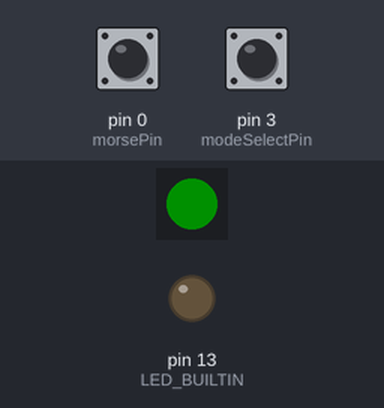
This sketch was run on a simulated Arduino Leonardo, built with avr-gcc and run on an emulated ATmega32U4. On the bench: 1 RGB LEDs in strip order, left to right, output pins drawn as LEDs (lit = HIGH). The test bench sets the inputs (shaded band); at power-on: pin 0 (morsePin) HIGH, pin 3 (modeSelectPin) HIGH. Dim RGB values are drawn brighter than linear; USB keyboard and mouse output is not drawn.

Above: at 1.2 s.
1.3 s: pin 0 (morsePin) pulled LOW for 0.15 s
At 1.45 s:
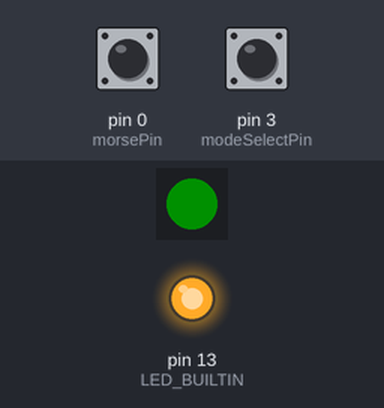
3.1 s: pin 0 (morsePin) pulled LOW for 3.2 s
At 7.0 s:
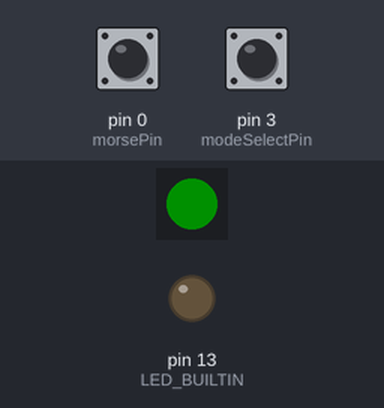
Timing chart, 0 to 8.5 s (numbered marks = the images above; inputs shaded):
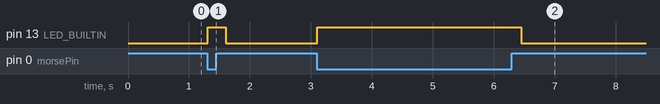

Measured:
- after the input at 1.3 s, pin 13 (LED_BUILTIN): LOW → HIGH at once, → LOW 0.30 s later
- after the input at 3.1 s, pin 13 (LED_BUILTIN): LOW → HIGH at once, → LOW 3.4 s later

The sketch:

morsekey_controller.ino
```cpp
/*
   When morse key is pressed, hold down spacebar
   When morse key is released, release spacebar

   Start countdown when key is pressed
   if x milliseconds have passed, send single 'E' character to submit letter
*/
#include <Keyboard.h>
#include <Mouse.h>
#include <Bounce2.h>
#include <Adafruit_DotStar.h>
#include <SPI.h>

#define KEY_SPACE 0x20

// DotStar definitions
#define NUMPIXELS 1 // Number of LEDs in strip
#define DATAPIN   7
#define CLOCKPIN   8

const byte morsePin = 0;                   // Pin connected to morse key
const byte modeSelectPin = 3;              // Pin connected to selection switch (mouse vs. keyboard)

boolean timerStarted = false;              // Flag to start the countdown
boolean keyboardMode = true;               // Flag to indicate if keyboard or mouse is being emulated, some programs use one or the other
const unsigned long submissionDelay = 150; // Delay to send "e" indicating the end of the character in Submorse, ~150 to ~300 seems to work well
unsigned long releasedMillis = millis();   // Reference time for the countdown
Bounce morseButton = Bounce(morsePin, 5);  // Debounce the morse key
Adafruit_DotStar strip = Adafruit_DotStar(NUMPIXELS, DATAPIN, CLOCKPIN, DOTSTAR_BGR); // define onboard DotStar pixel


void setup() {
  // put your setup code here, to run once:
  pinMode(morsePin, INPUT_PULLUP);
  pinMode(modeSelectPin, INPUT_PULLUP);
  pinMode(LED_BUILTIN, OUTPUT);
  strip.begin();
  strip.show(); // Initialize all pixels to 'off'

  // check for mode
  if (digitalRead(modeSelectPin) == HIGH) {
    keyboardMode = true;
    strip.setPixelColor(0, 0x001000); // green
  } else {
    keyboardMode = false;
    strip.setPixelColor(0, 0x100010); // magenta-ish
  }
  if (keyboardMode) {
    Keyboard.begin();
  } else {
    Mouse.begin();
  }

  strip.show();

}

void loop() {
  // put your main code here, to run repeatedly:
  //delay(100);
  morseButton.update();

  if (morseButton.fell())
  {
    // Key is pressed, send spacebar
    digitalWrite(LED_BUILTIN, HIGH);
    if (keyboardMode) {

      Keyboard.press(KEY_SPACE);
    } else {
      Mouse.press(MOUSE_LEFT);
    }
    // Starts keying, Reset timer
    timerStarted = false;
  }
  if (morseButton.rose()) {
    // Key released, start countdown
    if (keyboardMode) {
      Keyboard.releaseAll();
    } else {
      Mouse.release(MOUSE_LEFT);
    }
    timerStarted = true;
    releasedMillis = millis();
  }

  if (timerStarted) {
    // check if timer is ready to drop the letter
    if (millis() - releasedMillis > submissionDelay) {
      digitalWrite(LED_BUILTIN, LOW);
      timerStarted = false;

      // send 'e' to submit the letter attempt
      if (keyboardMode) {
        Keyboard.press('e');
        delay(50);
        Keyboard.releaseAll();
      }
    }
  }
}
```
